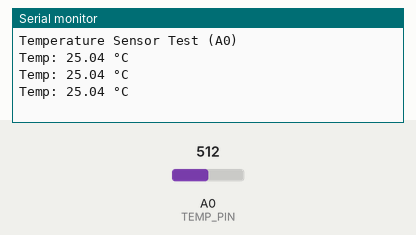
The sketch below on a simulated Arduino Uno, built with avr-gcc and run on an emulated ATmega328P. Parts: the last lines printed to the serial monitor. The inputs (shaded band) are chosen by the test bench; at power-on: A0 (TEMP_PIN) = 512.

Above: at 1.3 s.
1.4 s: A0 (TEMP_PIN) set to 716
At 1.9 s:
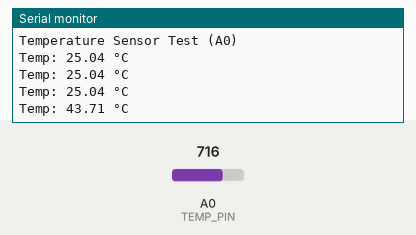
2.9 s: A0 (TEMP_PIN) set to 900
At 3.4 s:
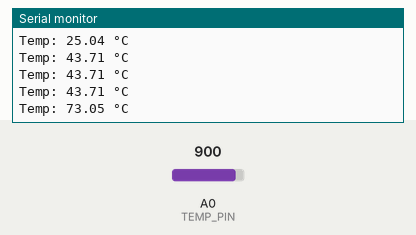
Timing chart, 0 to 5.9 s (numbered marks = the images above; inputs shaded):
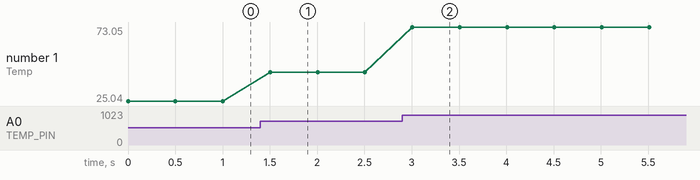

Measured:
- after the input at 1.4 s, the serial monitor: prints a new line after 0.10 s (image 1)
- after the input at 2.9 s, the serial monitor: prints a new line after 0.11 s (image 2)
- plotted number 1: 25.04 → 43.71 after the input at 1.4 s, 43.71 → 73.05 after the input at 2.9 s

The sketch:

MKR4K_temp.ino
```cpp
#include <Arduino.h>
#include <math.h>

const int TEMP_PIN = A0;

const float B = 4275;
const float R0 = 100000.0;

float readTemp() {
  int adc = analogRead(TEMP_PIN);
  float R = (1023.0 / adc - 1.0) * R0;
  float tempK = 1.0 / ((log(R / R0) / B) + (1.0 / 298.15));
  return tempK - 273.15;
}

void setup() {
  Serial.begin(115200);
  Serial.println("Temperature Sensor Test (A0)");
}

void loop() {
  float t = readTemp();
  Serial.print("Temp: ");
  Serial.print(t);
  Serial.println(" °C");
  delay(500);
}
```
